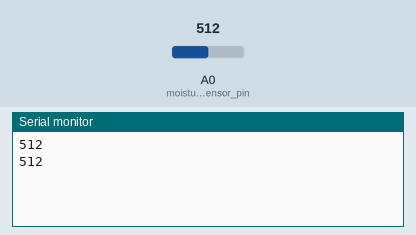
The sketch below on a simulated Arduino Uno, built with avr-gcc and run on an emulated ATmega328P. Parts: the last lines printed to the serial monitor. The test bench sets the inputs (shaded band); at power-on: A0 (moisture_sensor_pin) = 512.

Above: at 1.8 s.
1.9 s: A0 (moisture_sensor_pin) set to 716
At 2.8 s:
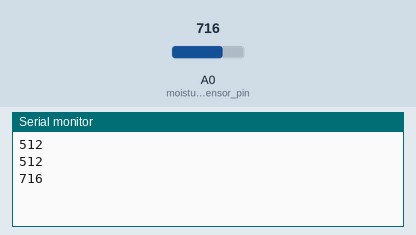
3.4 s: A0 (moisture_sensor_pin) set to 900
At 4.7 s:
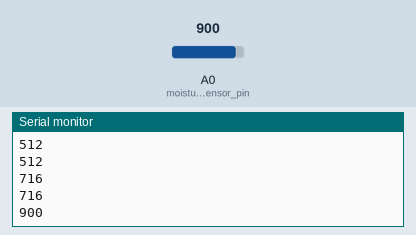
Timing chart, 0 to 6.4 s (numbered marks = the images above; inputs shaded):
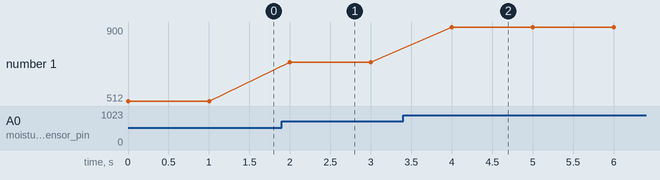

The sketch:

ArduinoMoistureSensor.ino
```cpp
const int moisture_sensor_pin = A0;

void setup(){
    pinMode(moisture_sensor_pin, INPUT);
    Serial.begin(9600);
}

void loop(){

    int moisture = analogRead(moisture_sensor_pin);

    Serial.println(moisture);
    delay(1000);
}
```

Measured:
- after the input at 1.9 s, the serial monitor: prints a new line after 0.10 s (image 1)
- after the input at 3.4 s, the serial monitor: prints a new line after 0.60 s (image 2)
- plotted number 1: 512 → 716 after the input at 1.9 s, 716 → 900 after the input at 3.4 s
